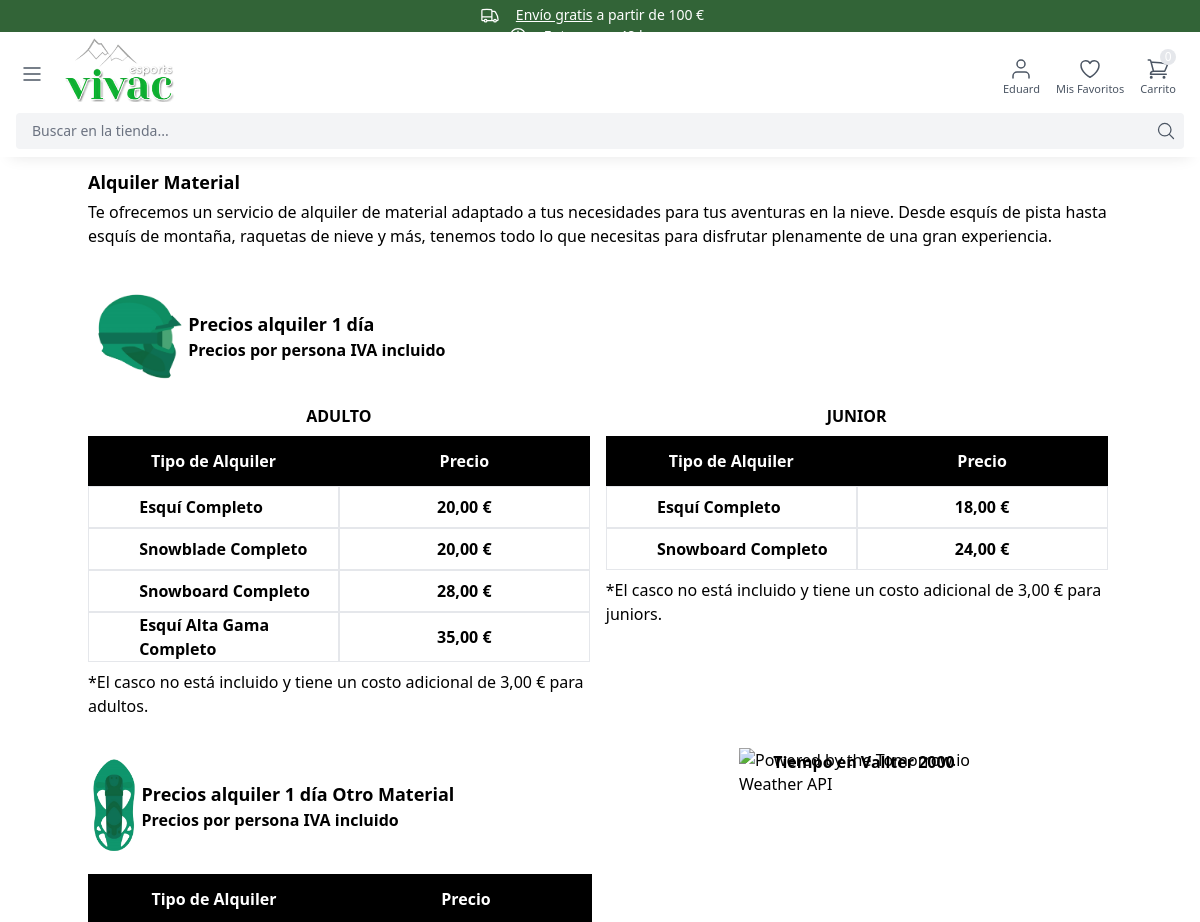
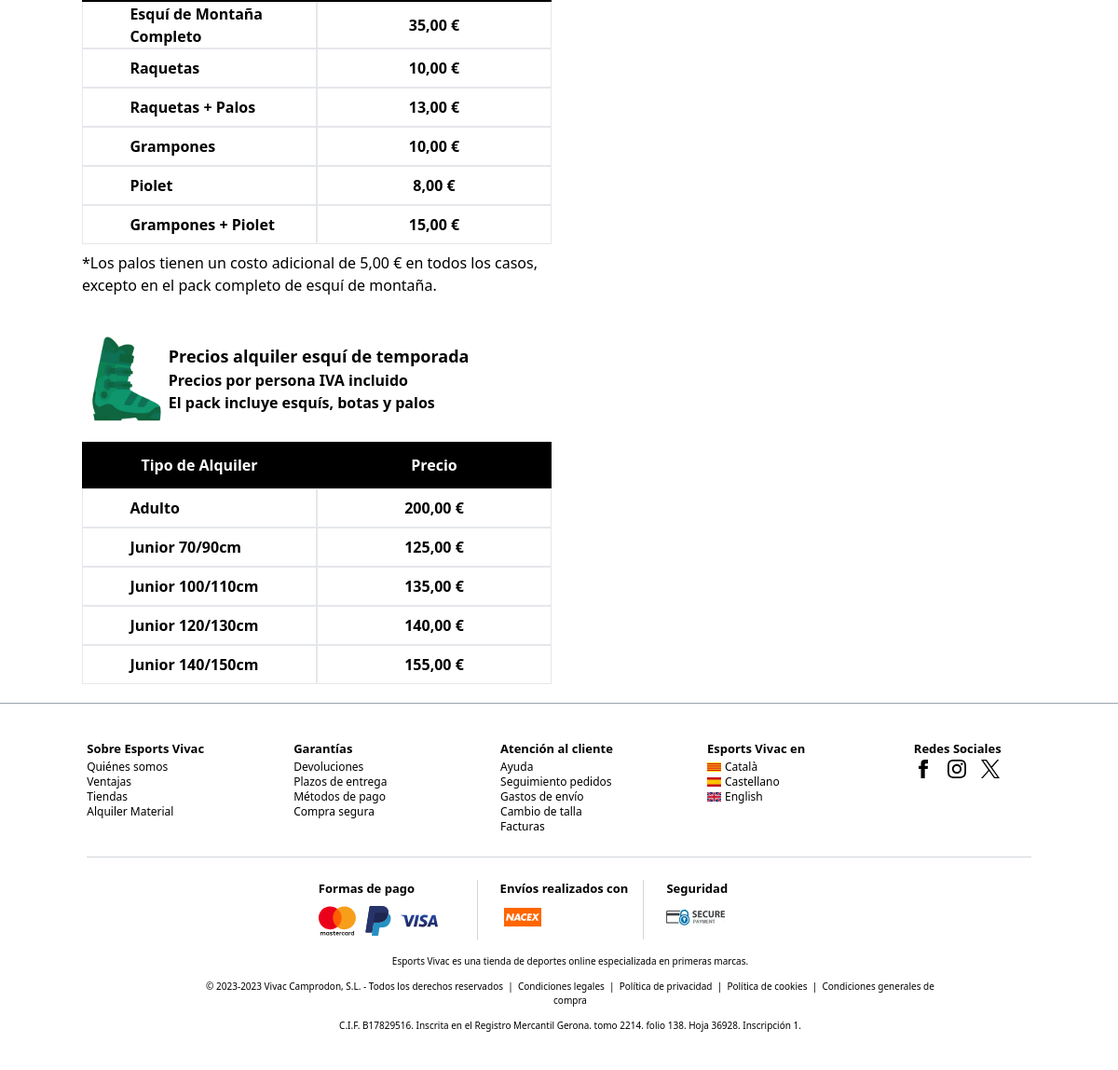
Page /alquiler_material/ (signed in) on the committed database (2 pictures, top to bottom).
### core/models.py (models this page shows)
class Alquiler(models.Model):
    esquí_completo_adulto = models.FloatField()
    snowblade_completo = models.FloatField()
    snowboard_completo_adulto = models.FloatField()
    esquí_gama_alta_completo_adulto = models.FloatField()
    casco = models.FloatField()
    esquí_completo_junior = models.FloatField()
    snowboard_completo_junior = models.FloatField()
    esquí_montaña_completo = models.FloatField()
    raquetas = models.FloatField()
    raquetas_y_palos = models.FloatField()
    grampones = models.FloatField()
    piolet = models.FloatField()
    grampones_y_piolet = models.FloatField()
    palos = models.FloatField()
    esquí_temporada_adulto = models.FloatField()
    esquí_temporada_junior_70_90cm = models.FloatField()
    esquí_temporada_junior_100_110cm = models.FloatField()
    esquí_temporada_junior_120_130cm = models.FloatField()
    esquí_temporada_junior_140_150cm = models.FloatField()
    class Meta:
        verbose_name_plural = '1 - Alquiler Material'

### core/views.py (the view)
# urls.py: path('alquiler_material/', alquiler_material, name='alquiler_material'),
def alquiler_material(request):
    alquiler = Alquiler.objects.first()
    return render(request, 'core/partials/alquiler_material.html', {'alquiler': alquiler})

### cart/cart.py (called while the page is built)
    def __len__(self):
        return sum(item['quantity'] for item in self.cart.values())

### cart/content_processors.py (called while the page is built)
def cart(request):
    return {'cart': Cart(request)}

### core/templates/core/partials/alquiler_material.html (shortened to what this page needs)
{% extends 'core/base.html' %}
{% load i18n %}
{% load static %}
{% block content%}
<div class="max-w-screen-md lg:max-w-screen-lg xl:max-w-screen-xl mx-auto max-[1300px]:-mt-6 px-4 lg:px-0">
    <div class="mt-5 xl:mx-0 md:flex mb-1 text-lg font-semibold">{% trans 'Alquiler Material' %}</div>
    <div class="mt-10 text-sm md:text-base">
        <div class="flex mb-5">
            <div class="my-auto flex"><img class="h-24" src="{% static 'img/casc_verd.png' %}"></div>
            <div class="my-auto font-semibold">
                <div class="text-lg">{% trans 'Precios alquiler 1 día' %}</div>
                <div class="">{% trans 'Precios por persona IVA incluido' %}</div>
            </div>
        </div>
        <div class="flex flex-wrap">
            <div class="w-[100%] lg:w-[49%] mr-2">
                <div class="w-full text-center mb-2 font-semibold">{% trans 'ADULTO' %}</div>
                <div class="font-semibold">
                    <div class="flex h-[50px] bg-black text-white">
                        <div class="w-1/2 text-center my-auto">{% trans 'Tipo de Alquiler' %}</div>
                        <div class="w-1/2 text-center my-auto">{% trans 'Precio' %}</div>
                    </div>
                    <div class="flex leading-10">
                        <div class="border w-1/2 pl-[10%] flex"><div class="my-auto leading-6">{% trans 'Esquí Completo' %}</div></div>
                        <div class="border w-1/2 text-center flex"><div class="m-auto">{{alquiler.esquí_completo_adulto | floatformat:2}} €</div></div>
                    </div>
                    <div class="flex leading-10">
                        <div class="border w-1/2 pl-[10%] flex"><div class="my-auto leading-6">{% trans 'Snowblade Completo' %}</div></div>
                        <div class="border w-1/2 text-center flex"><div class="m-auto">{{alquiler.snowblade_completo | floatformat:2}} €</div></div>
                    </div>
                    <div class="flex leading-10">
                        <div class="border w-1/2 pl-[10%] flex"><div class="my-auto leading-6">{% trans 'Snowboard Completo' %}</div></div>
                        <div class="border w-1/2 text-center flex"><div class="m-auto">{{alquiler.snowboard_completo_adulto | floatformat:2}} €</div></div>
                    </div>
                    <div class="flex leading-10">
                        <div class="border w-1/2 pl-[10%] flex"><div class="my-auto leading-6">{% trans 'Esquí Alta Gama Completo' %}</div></div>
                        <div class="border w-1/2 text-center flex"><div class="m-auto">{{alquiler.esquí_gama_alta_completo_adulto | floatformat:2}} €</div></div>
                    </div>
                    <div class="mt-2 font-normal">*{% trans 'El casco no está incluido y tiene un costo adicional de' %} {{alquiler.casco | floatformat:2}} € {% trans 'para adultos' %}.</div>
                </div>
            </div>
            <div class="w-[100%] lg:w-[49%] ml-2">
                <div class="w-full text-center mb-2 font-semibold mt-10 lg:mt-0">{% trans 'JUNIOR' %}</div>
                <div class="font-semibold">
                    <div class="flex h-[50px] bg-black text-white">
                        <div class="w-1/2 text-center my-auto">{% trans 'Tipo de Alquiler' %}</div>
                        <div class="w-1/2 text-center my-auto">{% trans 'Precio' %}</div>
                    </div>
                    <div class="flex leading-10">
                        <div class="border w-1/2 pl-[10%] flex"><div class="my-auto leading-6">{% trans 'Esquí Completo' %}</div></div>
                        <div class="border w-1/2 text-center flex"><div class="m-auto">{{alquiler.esquí_completo_junior | floatformat:2}} €</div></div>
                    </div>
                    <div class="flex leading-10">
                        <div class="border w-1/2 pl-[10%] flex"><div class="my-auto leading-6">{% trans 'Snowboard Completo' %}</div></div>
                        <div class="border w-1/2 text-center flex"><div class="m-auto">{{alquiler.snowboard_completo_junior | floatformat:2}} €</div></div>
                    </div>
                    <div class="mt-2 font-normal">*{% trans 'El casco no está incluido y tiene un costo adicional de' %} {{alquiler.casco | floatformat:2}} € {% trans 'para juniors' %}.</div>
                </div>
            </div>
        </div>
    </div>
    <div class="flex flex-wrap text-sm md:text-base">
        <div class="w-[100%] lg:w-[50%]">
            <div class="mt-10">
                <div class="flex mb-5">
                    <div class="my-auto flex"><img class="h-24" src="{% static 'img/raqueta_verd.png' %}"></div>
                    <div class="my-auto font-semibold">
                        <div class="text-lg">{% trans 'Precios alquiler 1 día Otro Material' %}</div>
                        <div class="">{% trans 'Precios por persona IVA incluido' %}</div>
                    </div>
                </div>
                <div class="flex">
                    <div class="w-[100%] mr-2">
                        <div class="font-semibold">
                            <div class="flex h-[50px] bg-black text-white">
                                <div class="w-1/2 text-center my-auto">{% trans 'Tipo de Alquiler' %}</div>
                                <div class="w-1/2 text-center my-auto">{% trans 'Precio' %}</div>
                            </div>
                            <div class="flex leading-10">
                                <div class="border w-1/2 pl-[10%] flex">
                                    <div class="my-auto leading-6">{% trans 'Esquí de Montaña Completo' %}</div>
                                </div>
                                <div class="border w-1/2 text-center flex"><div class="m-auto">{{alquiler.esquí_montaña_completo | floatformat:2}} €</div></div>
                            </div>
                            <div class="flex leading-10">
                                <div class="border w-1/2 pl-[10%] flex"><div class="my-auto leading-6">{% trans 'Raquetas' %}</div></div>
                                <div class="border w-1/2 text-center flex"><div class="m-auto">{{alquiler.raquetas | floatformat:2}} €</div></div>
                            </div>
                            <div class="flex leading-10">
                                <div class="border w-1/2 pl-[10%] flex"><div class="my-auto leading-6">{% trans 'Raquetas + Palos' %}</div></div>
                                <div class="border w-1/2 text-center flex"><div class="m-auto">{{alquiler.raquetas_y_palos | floatformat:2}} €</div></div>
                            </div>
                            <div class="flex leading-10">
                                <div class="border w-1/2 pl-[10%] flex"><div class="my-auto leading-6">{% trans 'Grampones' %}</div></div>
                                <div class="border w-1/2 text-center flex"><div class="m-auto">{{alquiler.grampones | floatformat:2}} €</div></div>
                            </div>
                            <div class="flex leading-10">
                                <div class="border w-1/2 pl-[10%] flex"><div class="my-auto leading-6">{% trans 'Piolet' %}</div></div>
                                <div class="border w-1/2 text-center flex"><div class="m-auto">{{alquiler.piolet | floatformat:2}} €</div></div>
                            </div>
                            <div class="flex leading-10">
                                <div class="border w-1/2 pl-[10%] flex"><div class="my-auto leading-6">{% trans 'Grampones + Piolet' %}</div></div>
                                <div class="border w-1/2 text-center flex"><div class="m-auto">{{alquiler.grampones_y_piolet | floatformat:2}} €</div></div>
                            </div>
                            <div class="mt-2 font-normal">*{% trans 'Los palos tienen un costo adicional de' %} {{alquiler.palos | floatformat:2}} € {% trans 'en todos los casos, excepto en el pack completo de esquí de montaña' %}.</div>
                        </div>
                    </div>
                </div>
            </div>
            <div class="mt-10">
                <div class="flex mb-5">
                    <div class="my-auto flex"><img class="h-24" src="{% static 'img/bota_verd.png' %}"></div>
                    <div class="my-auto font-semibold">
                        <div class="text-lg">{% trans 'Precios alquiler esquí de temporada' %}</div>
                        <div class="">{% trans 'Precios por persona IVA incluido' %}</div>
                        <div class="">{% trans 'El pack incluye esquís, botas y palos' %}</div>
                    </div>
                </div>
                <div class="flex">
                    <div class="w-[100%] mr-2">
                        <div class="font-semibold">
                            <div class="flex h-[50px] bg-black text-white">
                                <div class="w-1/2 text-center my-auto">{% trans 'Tipo de Alquiler' %}</div>
                                <div class="w-1/2 text-center my-auto">{% trans 'Precio' %}</div>
                            </div>
                            <div class="flex leading-10">
                                <div class="border w-1/2 pl-[10%] flex"><div class="my-auto leading-6">{% trans 'Adulto' %}</div></div>
                                <div class="border w-1/2 text-center flex"><div class="m-auto">{{alquiler.esquí_temporada_adulto | floatformat:2}} €</div></div>
                            </div>
                            <div class="flex leading-10">
                                <div class="border w-1/2 pl-[10%] flex"><div class="my-auto leading-6">{% trans 'Junior' %} 70/90cm</div></div>
                                <div class="border w-1/2 text-center flex"><div class="m-auto">{{alquiler.esquí_temporada_junior_70_90cm | floatformat:2}} €</div></div>
                            </div>
                            <div class="flex leading-10">
                                <div class="border w-1/2 pl-[10%] flex"><div class="my-auto leading-6">{% trans 'Junior' %} 100/110cm</div></div>
                                <div class="border w-1/2 text-center flex"><div class="m-auto">{{alquiler.esquí_temporada_junior_100_110cm| floatformat:2}} €</div></div>
                            </div>
                            <div class="flex leading-10">
                                <div class="border w-1/2 pl-[10%] flex"><div class="my-auto leading-6">{% trans 'Junior' %} 120/130cm</div></div>
                                <div class="border w-1/2 text-center flex"><div class="m-auto">{{alquiler.esquí_temporada_junior_120_130cm | floatformat:2}} €</div></div>
                            </div>
                            <div class="flex leading-10">
                                <div class="border w-1/2 pl-[10%] flex"><div class="my-auto leading-6">{% trans 'Junior' %} 140/150cm</div></div>
                                <div class="border w-1/2 text-center flex"><div class="m-auto">{{alquiler.esquí_temporada_junior_140_150cm | floatformat:2}} €</div></div>
                            </div>
                        </div>
                    </div>
                </div>
            </div>
        </div>
        <div class="w-[100%] lg:w-[50%] mt-10 lg:mt-8 lg:pl-4">
            <div class="text-center font-semibold">{% trans 'Tiempo en Vallter 2000' %}</div>
                <div class="tomorrow"
                   data-location-id="2181165"
                   data-language="ES"
                   data-unit-system="METRIC"
                   data-skin="light"
                   data-widget-type="upcoming"
                   style="padding-bottom:22px;position:relative;"
                >
                  <a
                    href="https://www.tomorrow.io/weather-api/"
                    rel="nofollow noopener noreferrer"
                    target="_blank"
                    style="position: absolute; bottom: 0; transform: translateX(-50%); left: 50%;"
                  >
                    <img
                      alt="Powered by the Tomorrow.io Weather API"
                      src="https://weather-website-client.tomorrow.io/img/powered-by.svg"
                      width="250"
                      height="18"
                    />
                  </a>
                </div>
        </div>
    </div>
</div>
{% endblock %}

### core/templates/core/partials/navbar_right.html (shortened to what this page needs)
{% load i18n %}
<div class="menu-right flex items-center space-x-4 text-gray-600 mt-5">
    <div class="dropdown-menu relative min-w-[36px]">
        {% if request.user.is_authenticated %}
        <a href="{% url 'my_account' %}" title="my_account" class="logouser flex justify-center items-center hover:text-black cursor-pointer z-[3] relative">
            <svg class="h-6 w-6"  viewBox="0 0 24 24"  fill="none"  stroke="currentColor"  stroke-width="1.5"  stroke-linecap="round"  stroke-linejoin="round">  <path d="M20 21v-2a4 4 0 0 0-4-4H8a4 4 0 0 0-4 4v2" />  <circle cx="12" cy="7" r="4" /></svg>
        </a>
        <span class="text-[11px] hidden md:flex justify-center cursor-pointer z-[3] relative">{{user.first_name}}</span>
        {% endif %}
    </div>
    <div class="relative hidden min-[350px]:block">
        <a href="{% url 'my_account' %}" title="favorites" class="flex justify-center items-center hover:text-black z-[3] relative">
        </a>
        <span class="text-[11px] hidden md:flex z-[3] relative">{% trans 'Mis Favoritos' %}</span>
    </div>
    <div class="relative dropdown-menu-cart-top">
        <div class="dropdown-menu-cart">
            <div class="relative"
            hx-get="{% url 'hx_minicart_icon_num' %}"
            hx-trigger="update-menu-cart from:body"
            hx-swap="innerHTML"
            >
                {% include 'cart/partials/minicart_icon_num.html' %}
            </div>
    </div>
</div>

### core/templates/core/base.html (style rules this page uses)
body { position: relative }

### core/templates/core/partials/styles.html (style rules this page uses)
* { -webkit-tap-highlight-color: rgba(255, 255, 255, 0) !important; outline: none !important; }

### rows in the picture
Alquiler: esquí_completo_adulto "20,00", snowblade_completo "20,00", snowboard_completo_adulto "28,00", esquí_gama_alta_completo_adulto "35,00", casco "3,00", esquí_completo_junior "18,00", snowboard_completo_junior "24,00", esquí_montaña_completo "35,00", raquetas "10,00", raquetas_y_palos "13,00", grampones "10,00", piolet "8,00", grampones_y_piolet "15,00", palos "5,00", esquí_temporada_adulto "200,00", esquí_temporada_junior_70_90cm "125,00", esquí_temporada_junior_100_110cm "135,00", esquí_temporada_junior_120_130cm "140,00", esquí_temporada_junior_140_150cm "155,00"

### other values in the picture
{{ user.first_name }} "Eduard"
